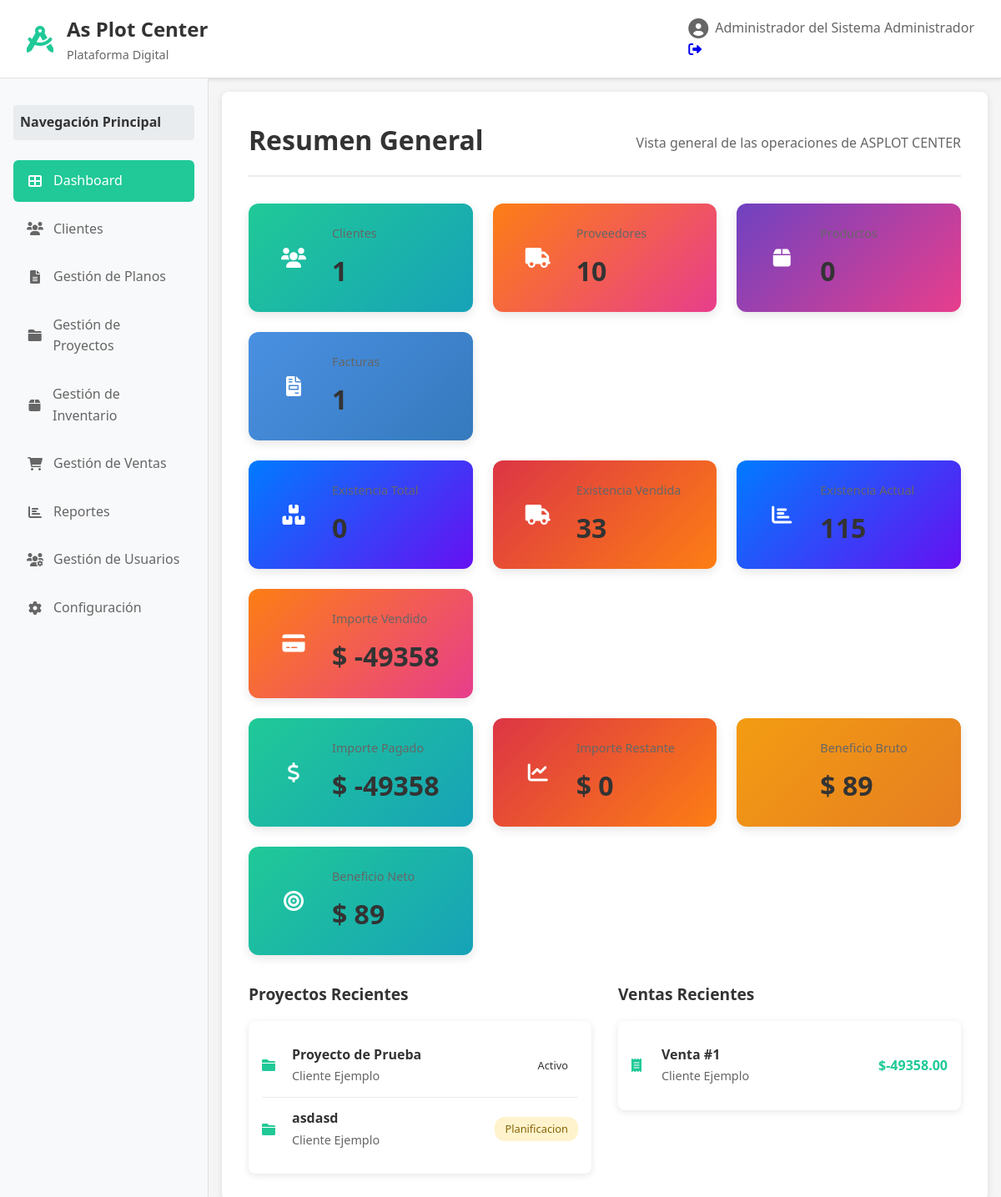
/dashboard (signed in), run on the app's committed database.
### models.py (models this page shows, shortened)
class Usuario(UserMixin, db.Model):
    __tablename__ = 'usuarios'
    id_usuario = db.Column(db.Integer, primary_key=True)
    nombre_usuario = db.Column(db.String(50), unique=True, nullable=False)
    contraseña = db.Column(db.String(255), nullable=False)
    email = db.Column(db.String(100), unique=True, nullable=False)
    rol = db.Column(db.String(20), default='laboral', nullable=False)
    nombre_completo = db.Column(db.String(100))
    telefono = db.Column(db.String(20))
    direccion = db.Column(db.Text)
    activo = db.Column(db.Boolean, default=True)
    fecha_creacion = db.Column(db.DateTime, default=datetime.utcnow)
    planos = db.relationship('Plano', backref='usuario', lazy=True)
    ventas = db.relationship('Venta', backref='usuario', lazy=True)
    @property
    def es_administrador(self):
        return self.rol == 'administrador'

class Proyecto(db.Model):
    __tablename__ = 'proyectos'
    id_proyecto = db.Column(db.Integer, primary_key=True)
    id_cliente = db.Column(db.Integer, db.ForeignKey('clientes.id_cliente'), nullable=False)
    nombre_proyecto = db.Column(db.String(100), nullable=False)
    descripcion = db.Column(db.Text, nullable=False)
    fecha_inicio = db.Column(db.Date, nullable=False)
    fecha_fin = db.Column(db.Date, nullable=False)
    estado = db.Column(db.String(20), default='planificacion')
    planos = db.relationship('Plano', backref='proyecto', lazy=True)

class Cliente(db.Model):
    __tablename__ = 'clientes'
    id_cliente = db.Column(db.Integer, primary_key=True)
    nombre = db.Column(db.String(50), nullable=False)
    apellido = db.Column(db.String(50), nullable=False)
    email = db.Column(db.String(100), unique=True, nullable=False)
    telefono = db.Column(db.String(20), nullable=False)
    direccion = db.Column(db.Text, nullable=False)
    proyectos = db.relationship('Proyecto', backref='cliente', lazy=True)
    ventas = db.relationship('Venta', backref='cliente', lazy=True)
    @property
    def nombre_completo(self):
        return f"{self.nombre} {self.apellido}"

class Venta(db.Model):
    __tablename__ = 'ventas'
    id_venta = db.Column(db.Integer, primary_key=True)
    id_cliente = db.Column(db.Integer, db.ForeignKey('clientes.id_cliente'), nullable=False)
    id_usuario = db.Column(db.Integer, db.ForeignKey('usuarios.id_usuario'), nullable=False)
    fecha_venta = db.Column(db.DateTime, default=datetime.utcnow)
    subtotal = db.Column(db.Numeric(10, 2), default=0.0)
    impuesto = db.Column(db.Numeric(10, 2), default=0.0)
    descuento = db.Column(db.Numeric(10, 2), default=0.0)
    total = db.Column(db.Numeric(10, 2), nullable=False)
    estado = db.Column(db.String(20), default='completada')  # completada, pendiente, cancelada
    metodo_pago = db.Column(db.String(50))  # efectivo, tarjeta, transferencia
    notas = db.Column(db.Text)
    detalle_ventas = db.relationship('DetalleVenta', backref='venta', lazy=True, cascade='all, delete-orphan')

### app.py (the view)
    @app.route('/')
    @app.route('/dashboard')
    @login_required
    def dashboard():
        total_clientes = Cliente.query.count()
        total_proyectos = Proyecto.query.count()
        total_planos = Plano.query.count()
        total_ventas = Venta.query.count()
        existencia_total = db.session.query(db.func.sum(Inventario.cantidad)).scalar() or 0
        importe_vendido = db.session.query(db.func.sum(Venta.total)).scalar() or 0
        proyectos_recientes = Proyecto.query.order_by(Proyecto.fecha_inicio.desc()).limit(5).all()
        ventas_recientes = Venta.query.order_by(Venta.fecha_venta.desc()).limit(5).all()
        return render_template('dashboard.html',
                             total_clientes=total_clientes,
                             total_proyectos=total_proyectos,
                             total_planos=total_planos,
                             total_ventas=total_ventas,
                             existencia_total=existencia_total,
                             importe_vendido=importe_vendido,
                             proyectos_recientes=proyectos_recientes,
                             ventas_recientes=ventas_recientes)

### templates/dashboard.html (shortened to what this page needs)
{% extends "layout.html" %}
{% block content %}
<div class="page-header">
    <h1>Resumen General</h1>
    <p>Vista general de las operaciones de ASPLOT CENTER</p>
</div>
<div class="kpi-section">
    <div class="kpi-row">
        <div class="kpi-card kpi-green">
            <div class="kpi-icon">
                <i class="fas fa-users"></i>
            </div>
            <div class="kpi-content">
                <h3>Clientes</h3>
                <span class="kpi-number">{{ total_clientes }}</span>
            </div>
        </div>
        <div class="kpi-card kpi-orange">
            <div class="kpi-icon">
                <i class="fas fa-truck"></i>
            </div>
            <div class="kpi-content">
                <h3>Proveedores</h3>
                <span class="kpi-number">10</span>
            </div>
        </div>
        <div class="kpi-card kpi-purple">
            <div class="kpi-icon">
                <i class="fas fa-box"></i>
            </div>
            <div class="kpi-content">
                <h3>Productos</h3>
                <span class="kpi-number">{{ total_planos }}</span>
            </div>
        </div>
        <div class="kpi-card kpi-gray">
            <div class="kpi-icon">
                <i class="fas fa-file-invoice"></i>
            </div>
            <div class="kpi-content">
                <h3>Facturas</h3>
                <span class="kpi-number">{{ total_ventas }}</span>
            </div>
        </div>
    </div>
    <div class="kpi-row">
        <div class="kpi-card kpi-blue">
            <div class="kpi-icon">
                <i class="fas fa-boxes"></i>
            </div>
            <div class="kpi-content">
                <h3>Existencia Total</h3>
                <span class="kpi-number">{{ existencia_total }}</span>
            </div>
        </div>
        <div class="kpi-card kpi-red">
            <div class="kpi-icon">
                <i class="fas fa-truck"></i>
            </div>
            <div class="kpi-content">
                <h3>Existencia Vendida</h3>
                <span class="kpi-number">33</span>
            </div>
        </div>
        <div class="kpi-card kpi-blue">
            <div class="kpi-icon">
                <i class="fas fa-chart-bar"></i>
            </div>
            <div class="kpi-content">
                <h3>Existencia Actual</h3>
                <span class="kpi-number">115</span>
            </div>
        </div>
        <div class="kpi-card kpi-orange">
            <div class="kpi-icon">
                <i class="fas fa-credit-card"></i>
            </div>
            <div class="kpi-content">
                <h3>Importe Vendido</h3>
                <span class="kpi-number">$ {{ "%.0f"|format(importe_vendido) }}</span>
            </div>
        </div>
    </div>
    <div class="kpi-row">
        <div class="kpi-card kpi-green">
            <div class="kpi-icon">
                <i class="fas fa-dollar-sign"></i>
            </div>
            <div class="kpi-content">
                <h3>Importe Pagado</h3>
                <span class="kpi-number">$ {{ "%.0f"|format(importe_vendido) }}</span>
            </div>
        </div>
        <div class="kpi-card kpi-red">
            <div class="kpi-icon">
                <i class="fas fa-chart-line"></i>
            </div>
            <div class="kpi-content">
                <h3>Importe Restante</h3>
                <span class="kpi-number">$ 0</span>
            </div>
        </div>
        <div class="kpi-card kpi-brown">
            <div class="kpi-icon">
            </div>
            <div class="kpi-content">
                <h3>Beneficio Bruto</h3>
                <span class="kpi-number">$ 89</span>
            </div>
        </div>
        <div class="kpi-card kpi-teal">
            <div class="kpi-icon">
                <i class="fas fa-bullseye"></i>
            </div>
            <div class="kpi-content">
                <h3>Beneficio Neto</h3>
                <span class="kpi-number">$ 89</span>
            </div>
        </div>
    </div>
</div>
<div class="dashboard-info">
    <div class="info-section">
        <h3>Proyectos Recientes</h3>
        <div class="info-list">
            {% for proyecto in proyectos_recientes %}
            <div class="info-item">
                <i class="fas fa-folder"></i>
                <div class="info-content">
                    <strong>{{ proyecto.nombre_proyecto }}</strong>
                    <span>{{ proyecto.cliente.nombre_completo }}</span>
                </div>
                <span class="info-status status-{{ proyecto.estado }}">{{ proyecto.estado.title() }}</span>
            </div>
            {% endfor %}
        </div>
    </div>
    <div class="info-section">
        <h3>Ventas Recientes</h3>
        <div class="info-list">
            {% for venta in ventas_recientes %}
            <div class="info-item">
                <i class="fas fa-receipt"></i>
                <div class="info-content">
                    <strong>Venta #{{ venta.id_venta }}</strong>
                    <span>{{ venta.cliente.nombre_completo }}</span>
                </div>
                <span class="info-amount">${{ "%.2f"|format(venta.total) }}</span>
            </div>
            {% endfor %}
        </div>
    </div>
</div>
{% endblock %}

### templates/layout.html (shortened to what this page needs)
<!DOCTYPE html>
<html lang="es">
<head>
    <link rel="stylesheet" href="{{ url_for('static', filename='css/style.css') }}">
    <link href="https://cdnjs.cloudflare.com/ajax/libs/font-awesome/6.0.0/css/all.min.css" rel="stylesheet">
</head>
<body>
    <div class="app-container">
        <header class="header">
            <div class="header-left">
                <div class="logo">
                    <i class="fas fa-drafting-compass"></i>
                    <div class="logo-text">
                        <h1>As Plot Center</h1>
                        <p>Plataforma Digital</p>
                    </div>
                </div>
            </div>
            <div class="header-right">
                <div class="user-info">
                    <i class="fas fa-user-circle"></i>
                    <div class="user-details">
                        <span class="user-name">{{ current_user.nombre_completo or current_user.nombre_usuario }}</span>
                        <span class="user-role">{{ current_user.rol.title() }}</span>
                    </div>
                </div>
                <a href="{{ url_for('logout') }}" class="btn-logout" title="Cerrar Sesión">
                    <i class="fas fa-sign-out-alt"></i>
                </a>
            </div>
        </header>
        <div class="main-content">
            <nav class="sidebar">
                <h3>Navegación Principal</h3>
                <ul class="nav-menu">
                    <li class="nav-item {% if request.endpoint == 'dashboard' %}active{% endif %}">
                        <a href="{{ url_for('dashboard') }}">
                            <i class="fas fa-th-large"></i>
                            Dashboard
                        </a>
                    </li>
                    <li class="nav-item {% if request.endpoint == 'clientes' %}active{% endif %}">
                        <a href="{{ url_for('clientes') }}">
                            <i class="fas fa-users"></i>
                            Clientes
                        </a>
                    </li>
                    <li class="nav-item {% if request.endpoint == 'planos' %}active{% endif %}">
                        <a href="{{ url_for('planos') }}">
                            <i class="fas fa-file-alt"></i>
                            Gestión de Planos
                        </a>
                    </li>
                    <li class="nav-item {% if request.endpoint == 'proyectos' %}active{% endif %}">
                        <a href="{{ url_for('proyectos') }}">
                            <i class="fas fa-folder"></i>
                            Gestión de Proyectos
                        </a>
                    </li>
                    <li class="nav-item {% if request.endpoint in ['inventario', 'materiales'] %}active{% endif %}">
                        <a href="{{ url_for('inventario') }}">
                            <i class="fas fa-box"></i>
                            Gestión de Inventario
                        </a>
                    </li>
                    <li class="nav-item {% if request.endpoint == 'ventas' %}active{% endif %}">
                        <a href="{{ url_for('ventas') }}">
                            <i class="fas fa-shopping-cart"></i>
                            Gestión de Ventas
                        </a>
                    </li>
                    <li class="nav-item {% if request.endpoint == 'reportes' %}active{% endif %}">
                        <a href="{{ url_for('reportes') }}">
                            <i class="fas fa-chart-bar"></i>
                            Reportes
                        </a>
                    </li>
                    {% if current_user.es_administrador %}
                    <li class="nav-item {% if request.endpoint == 'usuarios' %}active{% endif %}">
                        <a href="{{ url_for('usuarios') }}">
                            <i class="fas fa-users-cog"></i>
                            Gestión de Usuarios
                        </a>
                    </li>
                    {% endif %}
                    <li class="nav-item {% if request.endpoint == 'configuracion' %}active{% endif %}">
                        <a href="{{ url_for('configuracion') }}">
                            <i class="fas fa-cog"></i>
                            Configuración
                        </a>
                    </li>
                </ul>
            </nav>
            <main class="content">
                {% block content %}{% endblock %}
            </main>
        </div>
    </div>
</body>
</html>

### data on the page
Usuario: nombre_completo "Administrador del Sistema", rol "Administrador"
Proyecto: nombre_proyecto "Proyecto de Prueba", cliente.nombre_completo "Cliente Ejemplo", estado "Activo"
Proyecto: nombre_proyecto "asdasd", cliente.nombre_completo "Cliente Ejemplo", estado "Planificacion"
Venta: id_venta "1", cliente.nombre_completo "Cliente Ejemplo", total "-49358.00"

### other printed values
{{ total_clientes }} "1"
{{ total_planos }} "0"
{{ total_ventas }} "1"
{{ existencia_total }} "0"
{{ "%.0f"|format(importe_vendido) }} "-49358"
